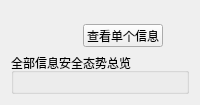
             <widget class="QWidget" name="page_4">
              <layout class="QGridLayout" name="gridLayout_14">
               <item row="0" column="0">
                <layout class="QGridLayout" name="gridLayout_12">
                 <item row="0" column="1">
                  <spacer name="verticalSpacer_9">
                   <property name="orientation">
                    <enum>Qt::Vertical</enum>
                   </property>
                   <property name="sizeType">
                    <enum>QSizePolicy::Fixed</enum>
                   </property>
                   <property name="sizeHint" stdset="0">
                    <size>
                     <width>20</width>
                     <height>13</height>
                    </size>
                   </property>
                  </spacer>
                 </item>
                 <item row="1" column="0">
                  <layout class="QHBoxLayout" name="horizontalLayout_19">
                   <item>
                    <spacer name="horizontalSpacer_21">
                     <property name="orientation">
                      <enum>Qt::Horizontal</enum>
                     </property>
                     <property name="sizeHint" stdset="0">
                      <size>
                       <width>40</width>
                       <height>20</height>
                      </size>
                     </property>
                    </spacer>
                   </item>
                   <item>
                    <widget class="QPushButton" name="single_score_view">
                     <property name="maximumSize">
                      <size>
                       <width>170</width>
                       <height>23</height>
                      </size>
                     </property>
                     <property name="layoutDirection">
                      <enum>Qt::LeftToRight</enum>
                     </property>
                     <property name="text">
                      <string>查看单个信息</string>
                     </property>
                     <property name="icon">
                      <iconset resource="../file.qrc">
                       <normaloff>:/png/rc/button/1 (5).png</normaloff>:/png/rc/button/1 (5).png</iconset>
                     </property>
                    </widget>
                   </item>
                  </layout>
                 </item>
                 <item row="2" column="0" colspan="2">
                  <layout class="QHBoxLayout" name="horizontalLayout_18" stretch="8">
                   <property name="spacing">
                    <number>0</number>
                   </property>
                   <item>
                    <widget class="QGroupBox" name="groupBox_6">
                     <property name="sizePolicy">
                      <sizepolicy hsizetype="Expanding" vsizetype="Expanding">
                       <horstretch>0</horstretch>
                       <verstretch>0</verstretch>
                      </sizepolicy>
                     </property>
                     <property name="title">
                      <string>全部信息安全态势总览</string>
                     </property>
                     <layout class="QVBoxLayout" name="verticalLayout_14">
                      <item>
                       <widget class="QChartView" name="total_security" native="true">
                        <property name="sizePolicy">
                         <sizepolicy hsizetype="Expanding" vsizetype="Expanding">
                          <horstretch>0</horstretch>
                          <verstretch>0</verstretch>
                         </sizepolicy>
                        </property>
                       </widget>
                      </item>
                     </layout>
                    </widget>
                   </item>
                  </layout>
                 </item>
                </layout>
               </item>
              </layout>
             </widget>
